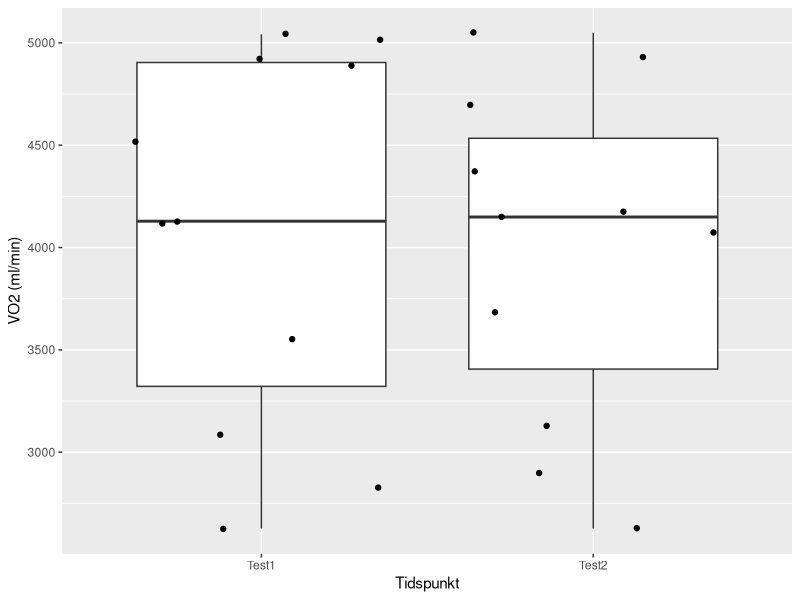

Recreate this plot in R.
## ---- chunk 1
library(readxl)
library(tidyverse)
# Legger inn datasett fra excel
Dat <- read_excel("Data/vo2maksTest.xlsx") %>%
  mutate(diff = test2 - test1) %>%
  # Regner ut prosentvis endring med sd
  summarise(s = sd(diff),
            te = s / sqrt(2),
            m = mean(c(test1, test2)),
            cv = (te / m) * 100) 





cv <- round(Dat$cv, 2)

Standardavik <- round(Dat$s, 2)

## ---- chunk 2


library(tidyverse)
library(readxl)


ark3 <- read_excel("Data/vo2maksTestark2.xlsx")


ark3

# Lager boxplot per gruppe
ggplot(ark3, aes(tid, vo2)) + geom_boxplot() + geom_jitter() +
labs(x = "Tidspunkt",
     y = "VO2 (ml/min)")

